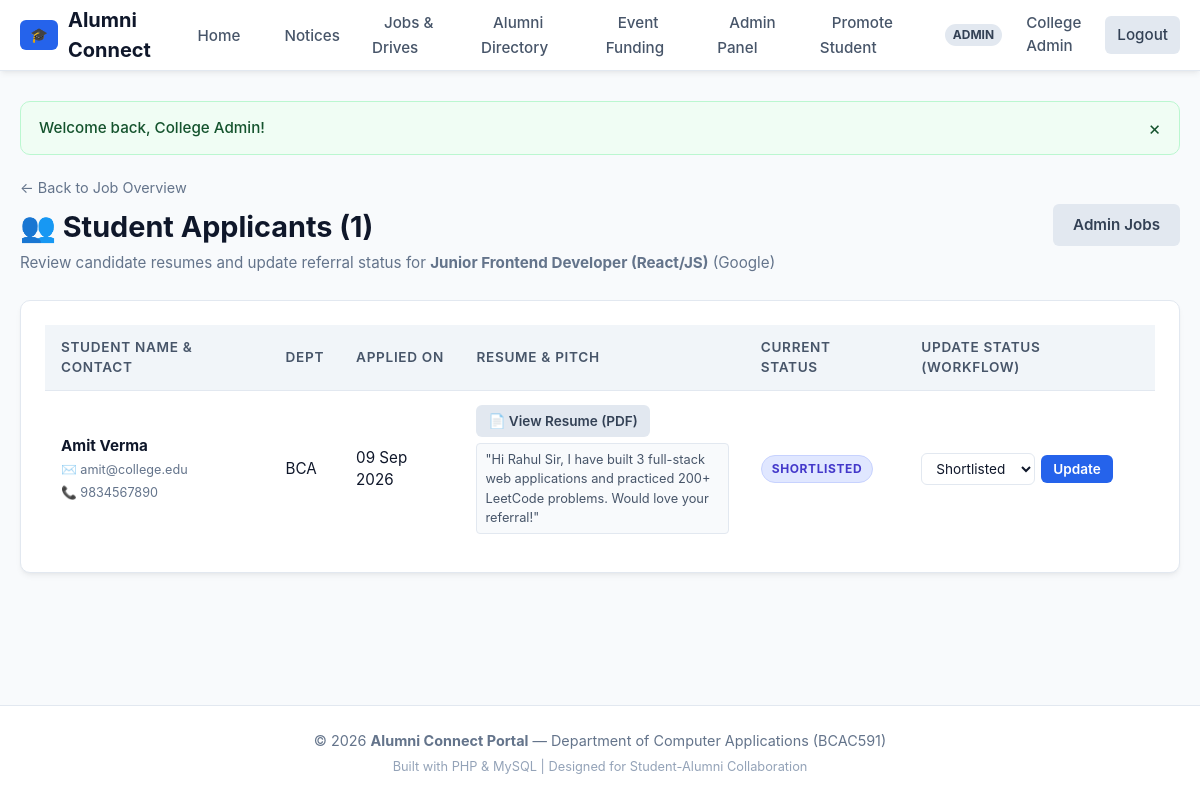
The app's page /jobs/job-applicants.php?job_id=1 (signed in) with its own data.
### tables this page shows
CREATE TABLE `jobs` (
    `id` INT AUTO_INCREMENT PRIMARY KEY,
    `posted_by` INT NOT NULL,
    `title` VARCHAR(150) NOT NULL,
    `company` VARCHAR(100) NOT NULL,
    `location` VARCHAR(100) NOT NULL,
    `job_type` ENUM('Full-Time', 'Part-Time', 'Internship', 'Referral') NOT NULL DEFAULT 'Full-Time',
    `salary` VARCHAR(50) NULL,
    `description` TEXT NOT NULL,
    `deadline` DATE NOT NULL,
    `created_at` TIMESTAMP DEFAULT CURRENT_TIMESTAMP,
    CONSTRAINT `fk_jobs_posted_by` FOREIGN KEY (`posted_by`) REFERENCES `users` (`id`) ON DELETE CASCADE
);

CREATE TABLE `applications` (
    `id` INT AUTO_INCREMENT PRIMARY KEY,
    `job_id` INT NOT NULL,
    `student_id` INT NOT NULL,
    `resume_file` VARCHAR(255) NOT NULL,
    `cover_note` TEXT NULL,
    `status` ENUM('Pending', 'Shortlisted', 'Referred', 'Rejected') DEFAULT 'Pending',
    `applied_at` TIMESTAMP DEFAULT CURRENT_TIMESTAMP,
    CONSTRAINT `fk_app_job` FOREIGN KEY (`job_id`) REFERENCES `jobs` (`id`) ON DELETE CASCADE,
    CONSTRAINT `fk_app_student` FOREIGN KEY (`student_id`) REFERENCES `users` (`id`) ON DELETE CASCADE
);

CREATE TABLE `users` (
    `id` INT AUTO_INCREMENT PRIMARY KEY,
    `name` VARCHAR(100) NOT NULL,
    `email` VARCHAR(100) NOT NULL UNIQUE,
    `password` VARCHAR(255) NOT NULL,
    `role` ENUM('student', 'alumni', 'admin') NOT NULL DEFAULT 'student',
    `phone` VARCHAR(15) NULL,
    `department` VARCHAR(50) NOT NULL,
    `avatar` VARCHAR(255) DEFAULT 'default.png',
    `status` ENUM('active', 'inactive') DEFAULT 'active',
    `created_at` TIMESTAMP DEFAULT CURRENT_TIMESTAMP
);

### jobs/job-applicants.php (the view, shortened to what this page needs)
<?php
require_once __DIR__ . '/../config/db.php';
$job_id = (int)($_GET['job_id'] ?? 0);
$job_stmt = $pdo->prepare("SELECT * FROM jobs WHERE id = ?");
$job_stmt->execute([$job_id]);
$job = $job_stmt->fetch();
$apps_stmt = $pdo->prepare("
    SELECT a.*, u.name as student_name, u.email as student_email, u.phone as student_phone, u.department as student_dept
    FROM applications a
    JOIN users u ON a.student_id = u.id
    WHERE a.job_id = ?
    ORDER BY a.applied_at DESC
");
$apps_stmt->execute([$job_id]);
$applicants = $apps_stmt->fetchAll();
require_once __DIR__ . '/../includes/header.php';
?>
<div class="page-header">
    <div>
        <a href="<?= base_url('jobs/job-view.php?id=' . $job['id']) ?>" style="color: var(--text-muted); font-size: 0.9rem;">&larr; Back to Job Overview</a>
        <h1 style="margin-top: 6px;">👥 Student Applicants (<?= count($applicants) ?>)</h1>
        <p>Review candidate resumes and update referral status for <strong><?= e($job['title']) ?></strong> (<?= e($job['company']) ?>)</p>
    </div>
    <div>
        <?php if (has_role('alumni')): ?>
            <a href="<?= base_url('alumni-dashboard.php') ?>" class="btn btn-secondary">Alumni Dashboard</a>
        <?php else: ?>
            <a href="<?= base_url('admin/jobs.php') ?>" class="btn btn-secondary">Admin Jobs</a>
        <?php endif; ?>
    </div>
</div>
<div class="card">
    <?php if (empty($applicants)): ?>
        <p style="text-align: center; color: var(--text-muted); padding: 30px 0;">No students have applied for this opportunity yet.</p>
    <?php else: ?>
        <div class="table-responsive">
            <table class="table">
                <thead>
                    <tr>
                        <th>Student Name & Contact</th>
                        <th>Dept</th>
                        <th>Applied On</th>
                        <th>Resume & Pitch</th>
                        <th>Current Status</th>
                        <th>Update Status (Workflow)</th>
                    </tr>
                </thead>
                <tbody>
                    <?php foreach ($applicants as $app): ?>
                        <tr>
                            <td>
                                <strong><?= e($app['student_name']) ?></strong><br>
                                <small style="color: var(--text-muted);">
                                    ✉️ <?= e($app['student_email']) ?><br>
                                    📞 <?= e($app['student_phone'] ?: 'No phone provided') ?>
                                </small>
                            </td>
                            <td><?= e($app['student_dept']) ?></td>
                            <td><?= format_date($app['applied_at']) ?></td>
                            <td>
                                <a href="<?= base_url('uploads/resumes/' . $app['resume_file']) ?>" class="btn btn-sm btn-secondary" target="_blank" style="margin-bottom: 6px;">
                                    📄 View Resume (PDF)
                                </a>
                                <?php if (!empty($app['cover_note'])): ?>
                                    <div style="font-size: 0.8rem; color: #475569; max-width: 280px; background: #f8fafc; padding: 6px 8px; border-radius: 4px; border: 1px solid var(--border);">
                                        "<?= e($app['cover_note']) ?>"
                                    </div>
                                <?php endif; ?>
                            </td>
                            <td>
                                <?php
                                    $badge_class = 'badge-pending';
                                    if ($app['status'] === 'Shortlisted') $badge_class = 'badge-shortlisted';
                                    elseif ($app['status'] === 'Referred') $badge_class = 'badge-referred';
                                    elseif ($app['status'] === 'Rejected') $badge_class = 'badge-rejected';
                                ?>
                                <span class="badge <?= $badge_class ?>"><?= e($app['status']) ?></span>
                            </td>
                            <td>
                                <form method="POST" action="" style="display: flex; gap: 6px; align-items: center;">
                                    <select name="new_status" class="form-control" style="padding: 6px 10px; font-size: 0.85rem; width: auto;">
                                        <option value="Shortlisted" <?= ($app['status'] === 'Shortlisted') ? 'selected' : '' ?>>Shortlisted</option>
                                    </select>
                                    <button type="submit" class="btn btn-sm btn-primary">Update</button>
                                </form>
                            </td>
                        </tr>
                    <?php endforeach; ?>
                </tbody>
            </table>
        </div>
    <?php endif; ?>
</div>
<?php require_once __DIR__ . '/../includes/footer.php'; ?>

### assets/css/style.css (style rules this page uses)
:root { --primary: #2563eb; --primary-hover: #1d4ed8; --primary-light: #eff6ff; --secondary: #475569; --success: #16a34a; --success-light: #f0fdf4; --warning: #d97706; --warning-light: #fffbeb; --danger: #dc2626; --danger-light: #fef2f2; --bg: #f8fafc; --card-bg: #ffffff; --border: #e2e8f0; --text: #0f172a; --text-muted: #64748b; --radius: 10px; --shadow: 0 4px 6px -1px rgba(0, 0, 0, 0.05), 0 2px 4px -2px rgba(0, 0, 0, 0.05); --shadow-md: 0 10px 15px -3px rgba(0, 0, 0, 0.08), 0 4px 6px -4px rgba(0, 0, 0, 0.04); }
* { margin: 0; padding: 0; box-sizing: border-box; font-family: -apple-system, BlinkMacSystemFont, 'Segoe UI', Roboto, 'Helvetica Neue', Arial, sans-serif; }
body { background-color: var(--bg); color: var(--text); min-height: 100vh; display: flex; flex-direction: column; line-height: 1.5; }
a { color: var(--primary); text-decoration: none; transition: color 0.2s; }
.page-header { display: flex; justify-content: space-between; align-items: center; margin-bottom: 25px; flex-wrap: wrap; gap: 15px; }
.page-header h1 { font-size: 1.8rem; font-weight: 700; color: var(--text); }
.page-header p { color: var(--text-muted); font-size: 0.95rem; margin-top: 4px; }
.card { background: var(--card-bg); border: 1px solid var(--border); border-radius: var(--radius); padding: 24px; box-shadow: var(--shadow); margin-bottom: 24px; }
.btn { display: inline-flex; align-items: center; justify-content: center; gap: 8px; padding: 10px 20px; border-radius: 6px; font-size: 0.95rem; font-weight: 600; border: none; cursor: pointer; transition: all 0.2s; text-decoration: none; }
.btn-primary { background: var(--primary); color: white !important; }
.btn-secondary { background: #e2e8f0; color: #334155 !important; }
.btn-sm { padding: 6px 12px; font-size: 0.85rem; }
.form-control { width: 100%; padding: 10px 14px; border: 1px solid var(--border); border-radius: 6px; font-size: 0.95rem; color: var(--text); background: #ffffff; transition: border-color 0.2s, box-shadow 0.2s; }
.table-responsive { overflow-x: auto; }
.table { width: 100%; border-collapse: collapse; text-align: left; background: white; }
.table th { background: #f1f5f9; padding: 12px 16px; font-weight: 600; font-size: 0.85rem; color: var(--secondary); text-transform: uppercase; letter-spacing: 0.05em; border-bottom: 1px solid var(--border); }
.table td { padding: 14px 16px; border-bottom: 1px solid var(--border); font-size: 0.95rem; vertical-align: middle; }
.table tr:last-child td { border-bottom: none; }
.badge { display: inline-block; padding: 4px 10px; border-radius: 999px; font-size: 0.75rem; font-weight: 700; text-transform: uppercase; letter-spacing: 0.05em; }
.badge-shortlisted { background: #e0e7ff; color: #4338ca; border: 1px solid #c7d2fe; }

### records on screen
jobs: title "Junior Frontend Developer (React/JS)", company "Google"
applications: student.name "Amit Verma", student.email "amit@college.edu", student.phone "9834567890", student.department "BCA", applied_at "09 Sep 2026", cover_note "Hi Rahul Sir, I have built 3 full-stack web applications and practiced 200+ LeetCode problems. Would love your referral!", status "SHORTLISTED", new_status "Shortlisted"

### other values on screen
$user['role'] "ADMIN"
$user['name'] "College Admin"
$message "Welcome back, College Admin!"
count($applicants) "1"
